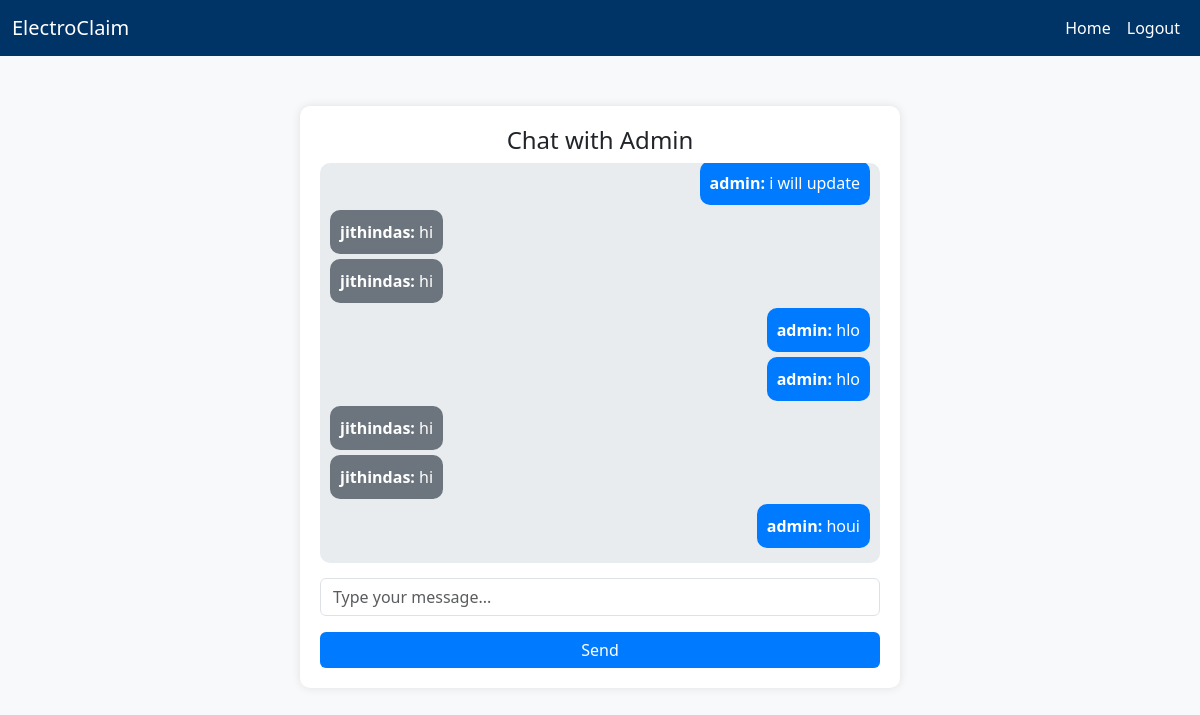
The page /chat/3/ (signed in) on the database its author committed.
### myapp/models.py (models this page shows, shortened)
class ChatMessage(models.Model):
    sender = models.ForeignKey(User, on_delete=models.CASCADE, related_name='sent_warranty_messages')
    receiver = models.ForeignKey(User, on_delete=models.CASCADE, related_name='received_warranty_messages')
    message = models.TextField()
    timestamp = models.DateTimeField(auto_now_add=True)

class User(AbstractUser):
    ROLE_CHOICES = (
        ('customer', 'Customer'),
        ('shop_owner', 'Shop Owner'),
    )
    role = models.CharField(max_length=20, choices=ROLE_CHOICES, default='customer')

### myapp/views.py (the view, shortened to what this page needs)
# urls.py: path('chat/<int:user_id>/', ChatView.as_view(), name='chat'),
class ChatView(LoginRequiredMixin, View):
    def get(self, request, user_id=None):
        if request.user.is_superuser:
            if not user_id:
                return redirect('admin-dashboard')  # Redirect to admin dashboard if no user_id
            chat_user = get_object_or_404(User, id=user_id)
        else:
            chat_user = User.objects.filter(is_superuser=True).first()
            if not chat_user:
                return render(request, 'chat.html', {'error': "No admin found."})
        chats = ChatMessage.objects.filter(
            sender=request.user, receiver=chat_user
        ) | ChatMessage.objects.filter(
            sender=chat_user, receiver=request.user
        ).order_by("timestamp")
        return render(request, 'chat.html', {'chats': chats, 'chat_user': chat_user, 'form': ChatForm()})

### myapp/forms.py
class ChatForm(forms.ModelForm):
    class Meta:
        model = ChatMessage
        fields = ['message']
        widgets = {
            'message': forms.Textarea(attrs={
                'class': 'form-control',
                'placeholder': 'Type your message...',
                'rows': 1,
                'autocomplete': 'off',
                'id': 'message-input',
                'data-emojiable': 'true',
                'style': 'overflow: hidden;'
            }),
        }

### myapp/templates/chat.html (shortened to what this page needs)
{% extends 'base.html' %}
{% block main_block %}
<!DOCTYPE html>
<html lang="en">
<head>
    <link rel="stylesheet" href="https://cdn.jsdelivr.net/npm/bootstrap@5.3.0/dist/css/bootstrap.min.css">
</head>
<body>
<div class="chat-container">
    <h4 class="text-center">Chat with Admin</h4>
    <div class="chat-box" id="chat-box">
        {% for chat in chats %}
            <div class="{% if chat.sender == request.user %}user-message{% else %}admin-message{% endif %}">
                <strong>{{ chat.sender.username }}:</strong> {{ chat.message }}
            </div>
        {% endfor %}
    </div>
    <form method="post" class="chat-input">
        <div class="mb-3">
            {{ form.message }}
        </div>
        <button type="submit" class="btn send-btn w-100">Send</button>
    </form>
</div>
</body>
</html>
{% endblock %}

### myapp/templates/chat.html (style rules this page uses)
body { background-color: #f8f9fa; }
.chat-container { max-width: 600px; margin: 50px auto; background: #fff; border-radius: 10px; box-shadow: 0 0 10px rgba(0, 0, 0, 0.1); padding: 20px; }
.chat-box { max-height: 400px; overflow-y: auto; padding: 10px; border-radius: 10px; background: #e9ecef; }
.user-message { background: #007bff; color: white; padding: 10px; border-radius: 10px; margin: 5px 0; text-align: right; width: fit-content; margin-left: auto; }
.admin-message { background: #6c757d; color: white; padding: 10px; border-radius: 10px; margin: 5px 0; text-align: left; width: fit-content; }
.chat-input { margin-top: 15px; }
.chat-input textarea { resize: none; }
.send-btn { background-color: #007bff; color: white; border: none; }

### rows shown on the page
ChatMessage: sender.username "admin", message "i will update"
ChatMessage: sender.username "jithindas", message "hi"
ChatMessage: sender.username "jithindas", message "hi"
ChatMessage: sender.username "admin", message "hlo"
ChatMessage: sender.username "admin", message "hlo"
ChatMessage: sender.username "jithindas", message "hi"
ChatMessage: sender.username "jithindas", message "hi"
ChatMessage: sender.username "admin", message "houi"
